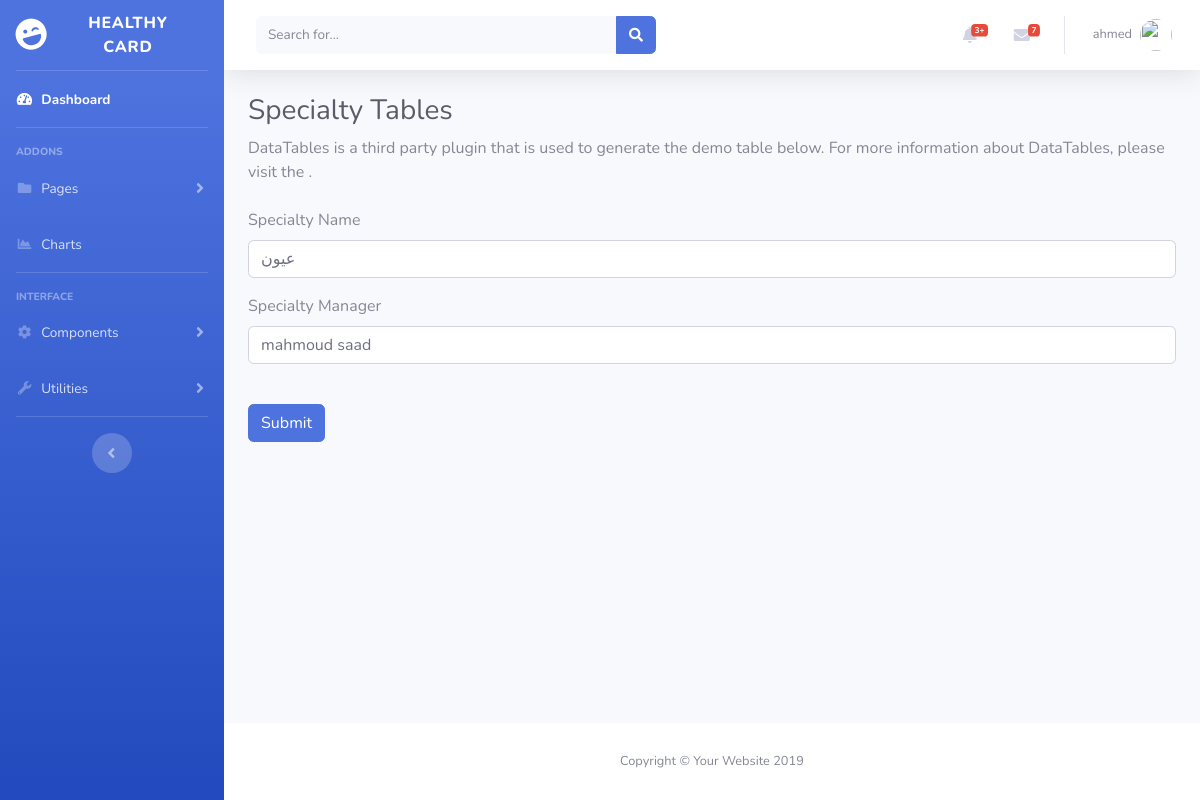
Screenshot of /admin/sections.php?action=edite&id=8 (signed in) with the database file from the repository.
### tables this page shows
CREATE TABLE `managers` (
  `id` int(11) NOT NULL,
  `username` varchar(255) NOT NULL,
  `email` varchar(255) NOT NULL,
  `password` varchar(255) NOT NULL,
  `phone` varchar(100) NOT NULL,
  `address` varchar(255) NOT NULL,
  `hospital_name_id` int(11) NOT NULL,
  `priv` int(11) NOT NULL
);

CREATE TABLE `section` (
  `id` int(11) NOT NULL,
  `section_name` varchar(255) NOT NULL,
  `section_manager` varchar(255) NOT NULL,
  `hospital_name_id` int(11) NOT NULL
);

### admin/design/section/editeSectionForm.php (the view, shortened to what this page needs)
<?php
    require "functions/connect.php";
    $id     =   $_GET['id'];
    $select    =    "SELECT * FROM section WHERE id = $id";
    $query  =   $conn -> query($select);
    $sec    =   $query -> fetch_assoc();
    ?>
<form method="post" action="functions/section/editeSection.php">
  <div class="form-group">
    <label for="exampleInputEmail1">Specialty Name</label>
    <input type="text" name="section_name" value="<?= $sec['section_name'] ?>" class="form-control" id="exampleInputEmail1"required>
  </div>
    <div class="form-group">
    <label for="exampleInputEmail1">Specialty Manager</label>
    <input type="text" name="section_manager" value="<?= $sec['section_manager'] ?>" class="form-control" id="exampleInputEmail1"required>
  </div>
<br>
  <button type="submit" class="btn btn-primary">Submit</button>
</form>

### admin/includes/header.php (shortened to what this page needs)
<nav class="navbar navbar-expand navbar-light bg-white topbar mb-4 static-top shadow">
<form class="d-none d-sm-inline-block form-inline mr-auto ml-md-3 my-2 my-md-0 mw-100 navbar-search">
  <div class="input-group">
    <input type="text" class="form-control bg-light border-0 small" placeholder="Search for..." aria-label="Search" aria-describedby="basic-addon2">
    <div class="input-group-append">
      <button class="btn btn-primary" type="button">
        <i class="fas fa-search fa-sm"></i>
      </button>
    </div>
  </div>
</form>
<ul class="navbar-nav ml-auto">
  <li class="nav-item dropdown no-arrow mx-1">
    <a class="nav-link dropdown-toggle" href="#" id="alertsDropdown" role="button" data-toggle="dropdown" aria-haspopup="true" aria-expanded="false">
      <i class="fas fa-bell fa-fw"></i>
      <span class="badge badge-danger badge-counter">3+</span>
    </a>
  </li>
  <li class="nav-item dropdown no-arrow mx-1">
    <a class="nav-link dropdown-toggle" href="#" id="messagesDropdown" role="button" data-toggle="dropdown" aria-haspopup="true" aria-expanded="false">
      <i class="fas fa-envelope fa-fw"></i>
      <span class="badge badge-danger badge-counter">7</span>
    </a>
  </li>
  <?php
  $nam  = $_SESSION['name'];
  $id  = $_SESSION['login'];
   require_once "functions/connect.php";
   $sel  = "SELECT * FROM $nam  WHERE  id = $id";
   $query = $conn -> query($sel);
   $name  = $query -> fetch_assoc();
  ?>
  <li class="nav-item dropdown no-arrow">
    <a class="nav-link dropdown-toggle" href="#" id="userDropdown" role="button" data-toggle="dropdown" aria-haspopup="true" aria-expanded="false">
      <span class="mr-2 d-none d-lg-inline text-gray-600 small"><?php echo @$name['username'] ?></span>
      <img class="img-profile rounded-circle" src="https://source.unsplash.com/QAB-WJcbgJk/60x60">
    </a>
  </li>
</ul>
</nav>

### rows the page displays
managers: username "ahmed"
section: section_name "عيون", section_manager "mahmoud saad"
